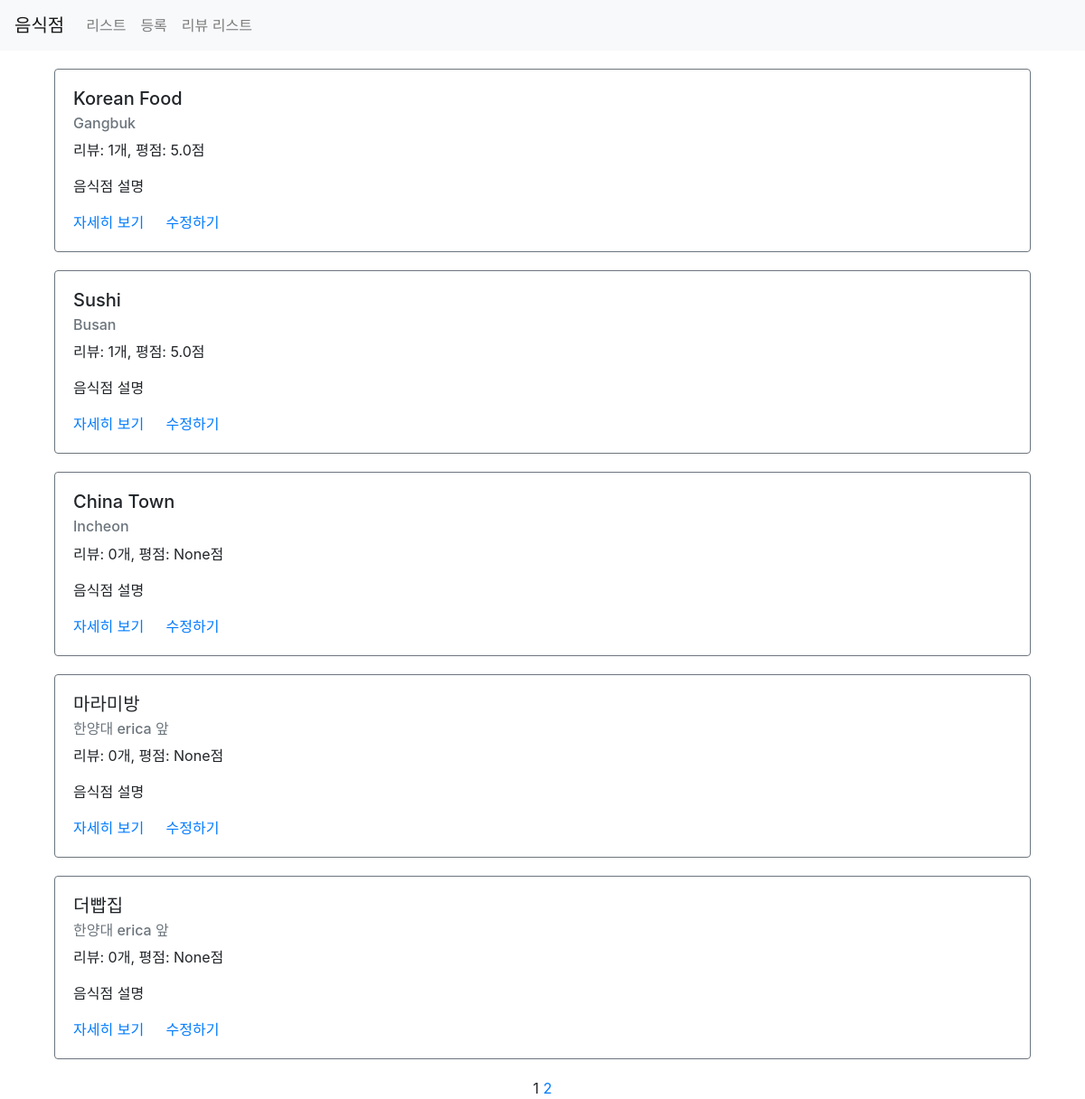
Page /third/list/ on the earlier database version.
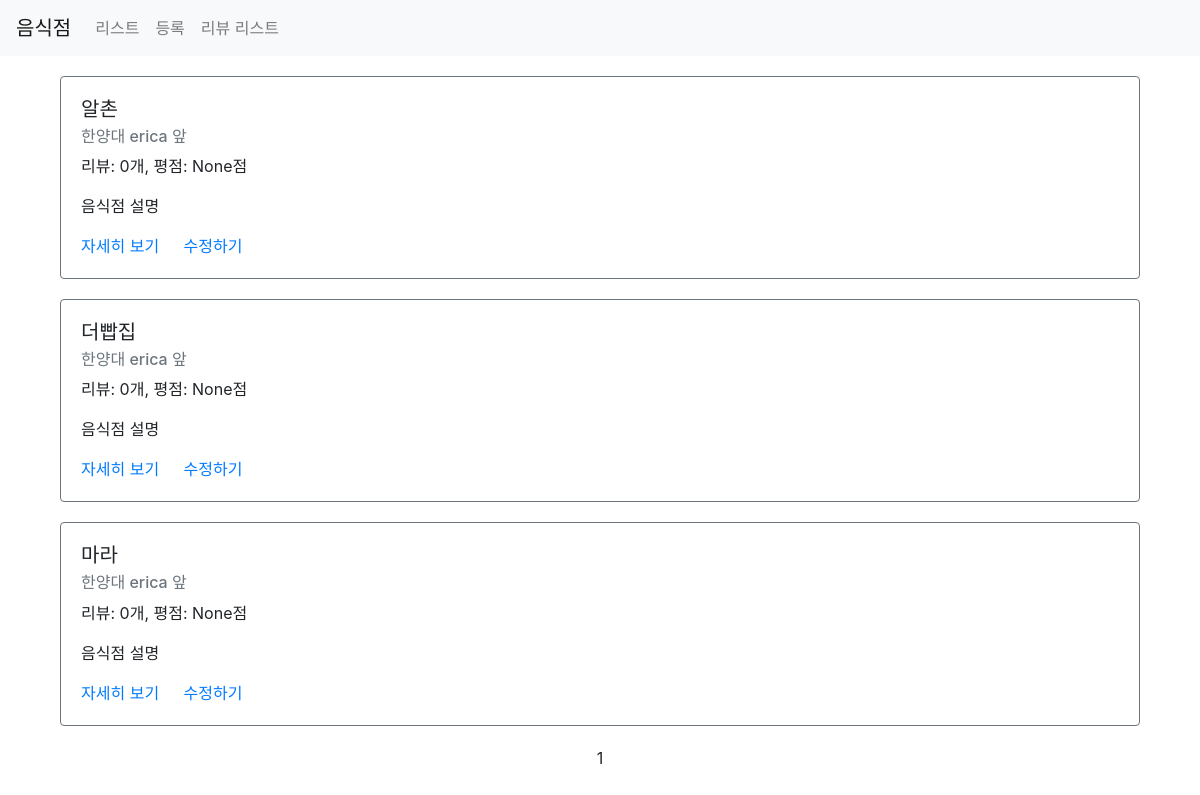
Same page on the later database version.
### third/models.py (models this page shows)
class Restaurant(models.Model):
    name = models.CharField(max_length=30)
    address = models.CharField(max_length=200)
    password = models.CharField(max_length=20, default=None, null=True)
    image = models.CharField(max_length=500, default=None, null=True)
    created_at = models.DateTimeField(auto_now_add=True)
    updated_at = models.DateTimeField(auto_now=True)

### third/views.py (the view)
# urls.py: path('list/', views.list, name="list"),
def list(request):
    restaurants = Restaurant.objects.all().annotate(reviews_count=Count('review')).annotate(
        average_point=Avg('review__point'))
    paginator = Paginator(restaurants, 5)
    page = request.GET.get('page')
    items = paginator.get_page(page)
    context = {
        'restaurants': items
    }
    return render(request, 'third/list.html', context)

### third/templates/third/list.html (shortened to what this page needs)
{% extends 'third/base.html' %}
{% load static %}
{% block content %}
<div class="container">
    {% for item in restaurants %}
    <div class="row restaurant-item" style="margin:20px auto;">
        <div class="col-sm-12">
            <div class="card border-secondary">
                <div class="card-body">
                    <h5 class="card-title">{{ item.name }}</h5>
                    <h6 class="card-subtitle mb-2 text-muted">{{ item.address }}</h6>
                    <p class="card-text">리뷰: {{ item.reviews_count }}개, 평점: {{ item.average_point }}점</p>
                    <p class="card-text">음식점 설명</p>
                    <a href="{% url 'restaurant-detail' id=item.id %}" class="card-link">자세히 보기</a>
                    <a href="{% url 'restaurant-update' %}?id={{ item.id }}" class="card-link">수정하기</a>
                </div>
            </div>
        </div>
    </div>
    {% endfor %}
    <div class="row">
        <div class="col-sm-12 text-center">
            <div class="pagination">
                <span class="step-links text-center" style="width:100%">
                    <span class="current">
                        {{ restaurants.number }}
                    </span>
                    {% if restaurants.has_next %}
                        <a href="?page={{ restaurants.next_page_number }}">{{ restaurants.next_page_number }}</a>
                    {% endif %}
                </span>
            </div>
        </div>
    </div>
</div>
{% endblock %}

### third/templates/third/base.html (shortened to what this page needs)
{% load static %}
<html>
<head>
    <link rel="stylesheet" href="https://cdn.jsdelivr.net/npm/bootstrap@4.1.3/dist/css/bootstrap.min.css"
>
    <link rel="stylesheet" href="{% static 'third/styles.css' %}">
</head>
<body>
    <nav class="navbar navbar-expand-lg navbar-light bg-light">
        <a class="navbar-brand" href="/third/list">음식점</a>
        <div class="collapse navbar-collapse" id="navbarNav">
            <ul class="navbar-nav">
                <li class="nav-item">
                    <a class="nav-link" href="/third/list">리스트</a>
                </li>
                <li class="nav-item">
                    <a class="nav-link" href="/third/create">등록</a>
                </li>
                <li class="nav-item">
                    <a class="nav-link" href="/third/review/list">리뷰 리스트</a>
                </li>
            </ul>
        </div>
    </nav>
    {% block content %}
    {% endblock %}
</body>
</html>

Differences in the rows shown:
removed Restaurant: name "Korean Food", address "Gangbuk", reviews_count "1", average_point "5.0"
removed Restaurant: name "Sushi", address "Busan", reviews_count "1", average_point "5.0"
removed Restaurant: name "China Town", address "Incheon", reviews_count "0", average_point "None"
removed Restaurant: name "마라미방", address "한양대 erica 앞", reviews_count "0", average_point "None"
added Restaurant: name "알촌", address "한양대 erica 앞", reviews_count "0", average_point "None"
added Restaurant: name "마라", address "한양대 erica 앞", reviews_count "0", average_point "None"
Other differences:
{{ restaurants.next_page_number }}: "2" → (not shown)
